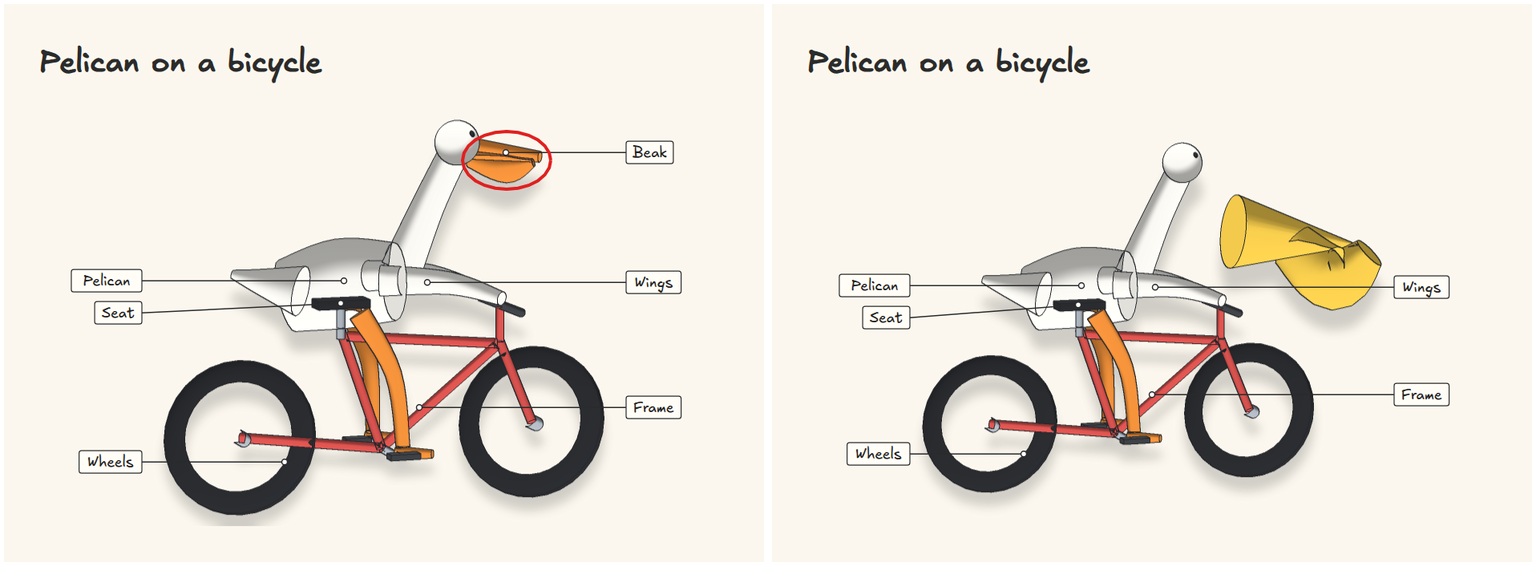
#> input picture tools/chalk/gallery_mark.png, 1536 x 566 px
$ python -i forge.py   (imports and definitions only)
#> lines starting #> are read from the running program, lines starting #| are printed output that depends on the picture
#!/usr/bin/env python3
"""forge.py <out_dir> "<request>" [--ctx image] [--film] [--rounds 1]

Builds one object assembly by assembly. GLM writes a plan with real boxes. One call
per assembly writes it in great detail, all in parallel. The engine fits each one
into its box, so proportions come from the plan. A critic then rebuilds the worst.
"""
import argparse, concurrent.futures as cf, json, re, subprocess, sys, time
from pathlib import Path
from PIL import Image
HERE = Path(__file__).parent
sys.path.insert(0, str(HERE))
import draw
from draw import llm, uri, jpg, fence


def blocks():
    lines = (HERE / 'PROMPT.md').read_text().split('\n')
    return '\n'.join(lines[44:119])


def obj(text):
    return json.loads(re.search(r'\{.*\}', text, re.S).group())


def measure(frag):
    p = subprocess.run(['node', str(HERE / 'bbox.mjs')], input=frag, capture_output=True, text=True)
    return json.loads(p.stdout) if p.stdout.strip() else {'parts': 0, 'errors': [p.stderr[-300:]], 'lo': [0, 0, 0], 'hi': [0, 0, 0], 'ids': [], 'tris': 0}


def indent(text, n=2):
    return '\n'.join(' ' * n + l if l.strip() else l for l in text.strip('\n').split('\n'))


# [107 lines left out: functions normal, fit, build, misfit, show_form, forge_form, not called in this run]


def table(frag):
    p = subprocess.run(['node', str(HERE / 'sections.mjs')], input=frag, capture_output=True, text=True)
    return p.stdout


# [32 lines left out: functions assemble, render, scene_errors, not called in this run]


def group_table(scene):
    return subprocess.run(['node', str(HERE / 'ids.mjs')], input=scene, capture_output=True, text=True).stdout


# [14 lines left out: function rig_block, not called in this run]


def rig_probe(rig, out):
    """The outer body of a rig as text for the plan, for numbers only."""
    return 'box rig_bounds ' + 'size=' + ','.join(f'{v:.3f}' for v in rig_size(rig, out)['size']) + ' at=' + ','.join(f'{v:.3f}' for v in rig_size(rig, out)['mid'])


# [162 lines left out: functions rig_size, film, views, run, not called in this run]


# [6 lines not run here, left out]

>>> import cv2
>>> picture = cv2.imread('gallery_mark.png', cv2.IMREAD_GRAYSCALE)
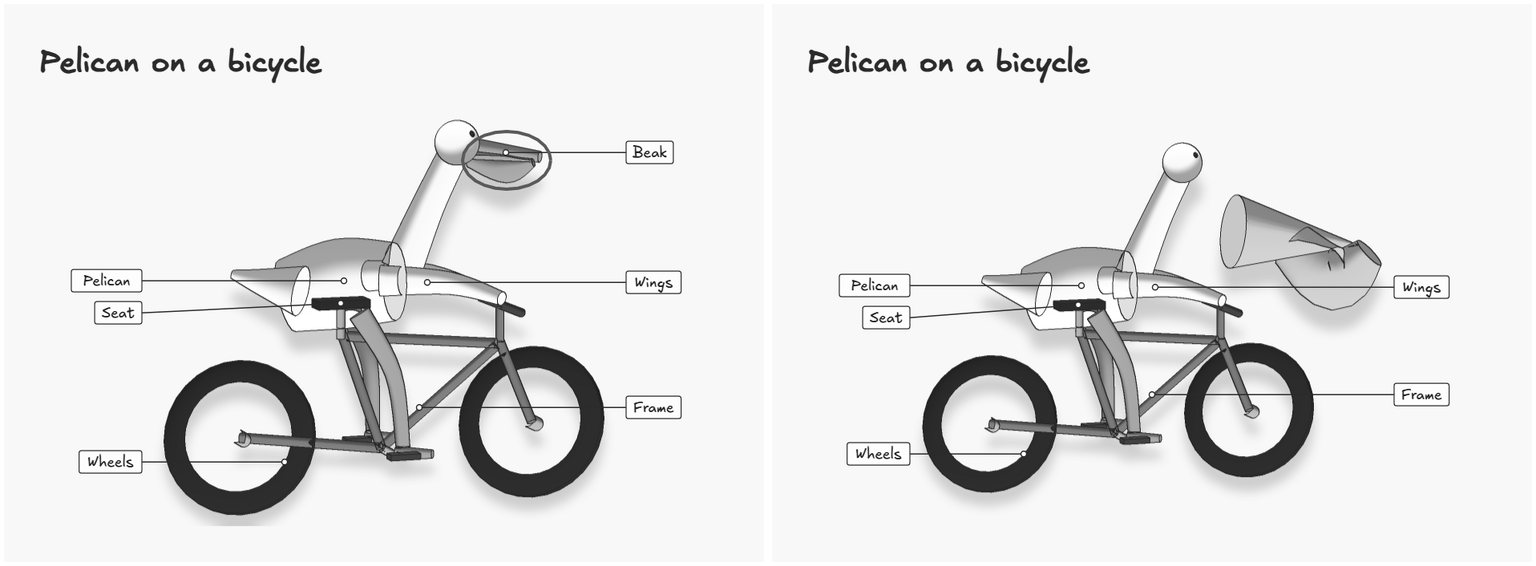
#> picture: shape (566, 1536); min 0, max 255, mean 230.1
#> (the run stopped early here; a loop or call above may not have finished)

$ run again, on tools/chalk/versions/v10_kontextbild/haertetest_16_objekte.png
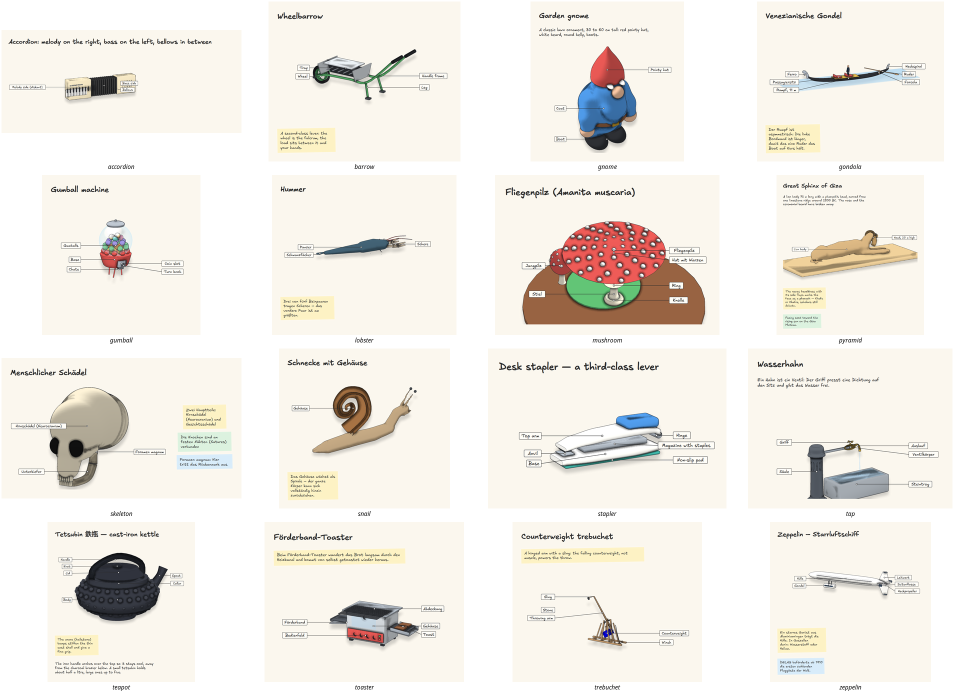
#> input picture tools/chalk/versions/v10_kontextbild/haertetest_16_objekte.png, 1944 x 1388 px (shown at 1/2 size)
#> `picture = cv2.imread('gallery_mark.png', cv2.IMREAD_GRAYSCALE)`:
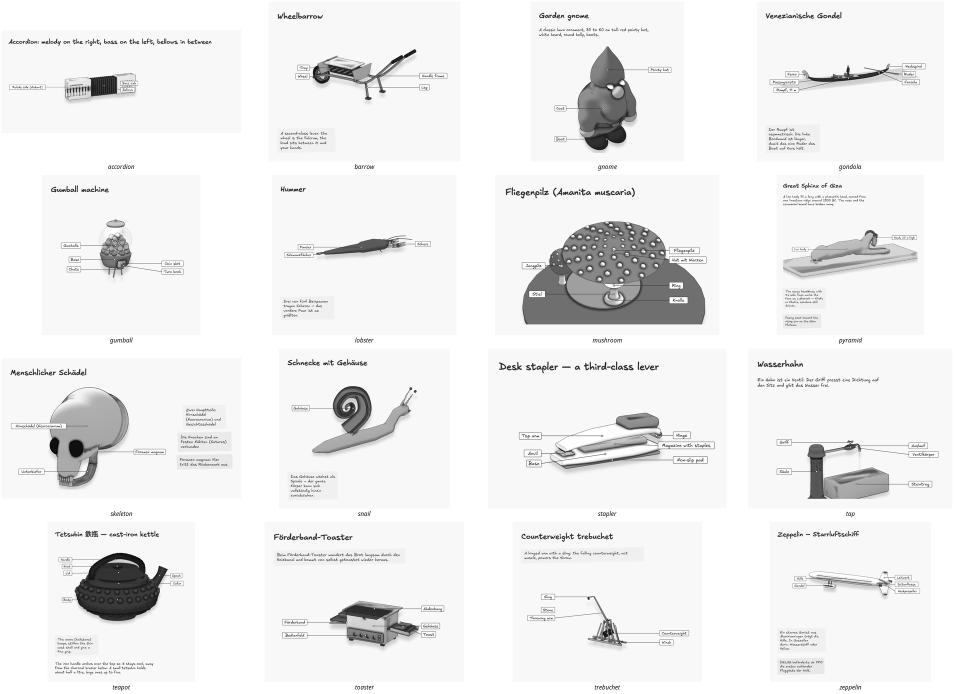
#> picture: shape (1388, 1944) (shown at 1/2 size); min 0, max 255, mean 238.8

$ run again, on tools/chalk/versions/v7_referenzfotos/deepseek_fotos.png
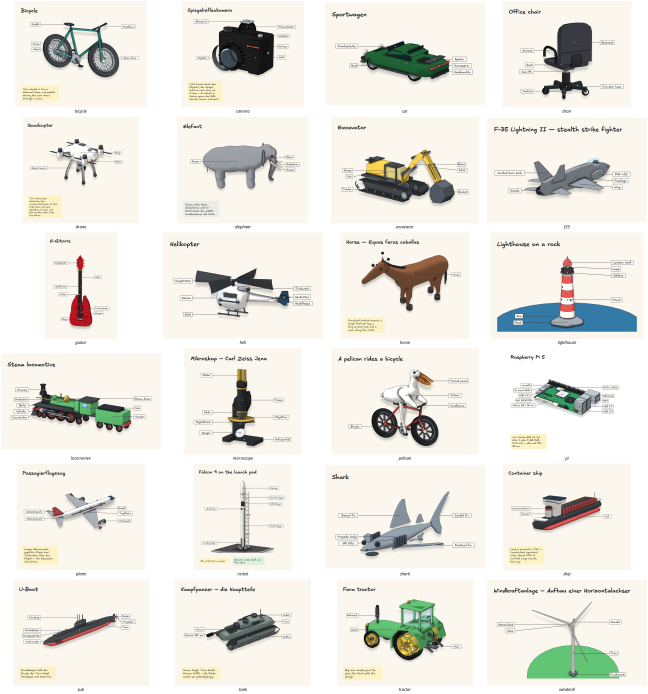
#> input picture tools/chalk/versions/v7_referenzfotos/deepseek_fotos.png, 1944 x 2082 px (shown at 1/3 size)
#> `picture = cv2.imread('gallery_mark.png', cv2.IMREAD_GRAYSCALE)`:
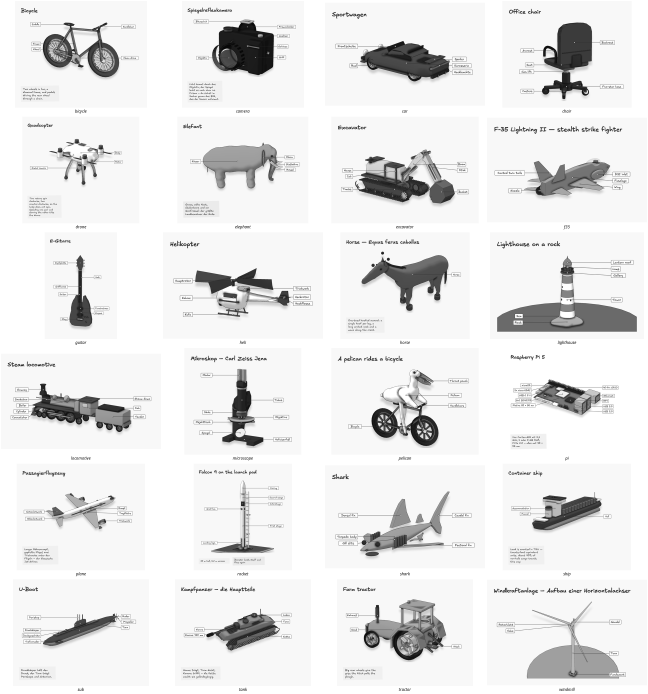
#> picture: shape (2082, 1944) (shown at 1/3 size); min 0, max 255, mean 232.6
